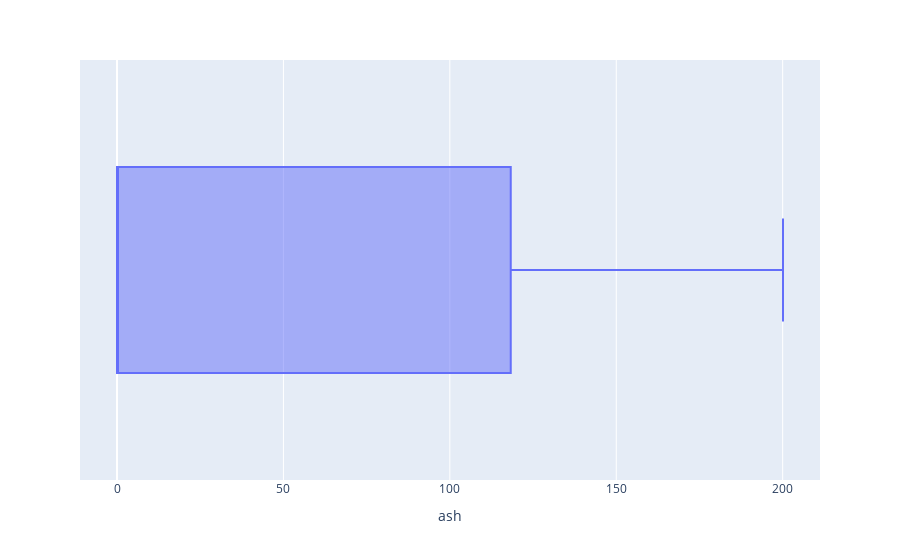

Notebook source saved alongside this figure:
### Code cell
fig = px.box(cement, x="ash")
fig.show()

### Figure 1 — Plotly figure (JSON) as saved in the notebook; plotly's stock layout.template omitted (floating-point values rounded to 4 significant figures; data arrays with more than 128 entries replaced by an {"elided": "..."} marker saying what was removed)
{"data": [{"alignmentgroup": "True", "hovertemplate": "ash=%{x}<extra></extra>", "legendgroup": "", "marker": {"color": "#636efa"}, "name": "", "notched": false, "offsetgroup": "", "orientation": "h", "showlegend": false, "type": "box", "x": {"elided": "1030 float values"}, "x0": " ", "xaxis": "x", "y0": " ", "yaxis": "y"}], "layout": {"boxmode": "group", "legend": {"tracegroupgap": 0}, "margin": {"t": 60}, "xaxis": {"anchor": "y", "domain": [0, 1], "title": {"text": "ash"}}, "yaxis": {"anchor": "x", "domain": [0, 1]}}}
